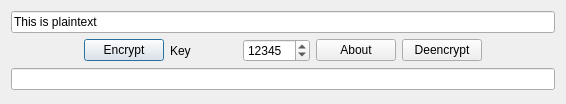
<?xml version="1.0" encoding="UTF-8"?>
<ui version="4.0">
 <class>QtToolEncrangerMainDialog</class>
 <widget class="QDialog" name="QtToolEncrangerMainDialog">
  <property name="geometry">
   <rect>
    <x>0</x>
    <y>0</y>
    <width>566</width>
    <height>104</height>
   </rect>
  </property>
  <property name="windowTitle">
   <string>TestEncranger</string>
  </property>
  <property name="windowIcon">
   <iconset>
    <normaloff>:/images/R.png</normaloff>:/images/R.png</iconset>
  </property>
  <layout class="QGridLayout" name="gridLayout">
   <item row="1" column="3">
    <widget class="QSpinBox" name="box_key">
     <property name="maximum">
      <number>999999999</number>
     </property>
     <property name="value">
      <number>12345</number>
     </property>
    </widget>
   </item>
   <item row="0" column="0" colspan="7">
    <widget class="QLineEdit" name="edit_plaintext">
     <property name="text">
      <string>This is plaintext</string>
     </property>
    </widget>
   </item>
   <item row="1" column="0">
    <widget class="QLabel" name="label_arrow_down">
     <property name="text">
      <string/>
     </property>
     <property name="pixmap">
      <pixmap resource="ToolEncranger.qrc">:/images/ToolEncrangerArrowDown34x34.png</pixmap>
     </property>
    </widget>
   </item>
   <item row="1" column="1">
    <widget class="QPushButton" name="button_encrypt">
     <property name="text">
      <string>Encrypt</string>
     </property>
    </widget>
   </item>
   <item row="1" column="2">
    <widget class="QLabel" name="label_key">
     <property name="text">
      <string>Key</string>
     </property>
    </widget>
   </item>
   <item row="1" column="4">
    <widget class="QPushButton" name="button_about">
     <property name="text">
      <string>About</string>
     </property>
    </widget>
   </item>
   <item row="1" column="5">
    <widget class="QPushButton" name="button_deencrypt">
     <property name="text">
      <string>Deencrypt</string>
     </property>
    </widget>
   </item>
   <item row="1" column="6">
    <widget class="QLabel" name="label_arrow_up">
     <property name="text">
      <string/>
     </property>
     <property name="pixmap">
      <pixmap resource="ToolEncranger.qrc">:/images/ToolEncrangerArrowUp34x34.png</pixmap>
     </property>
    </widget>
   </item>
   <item row="2" column="0" colspan="7">
    <widget class="QLineEdit" name="edit_encrypted_text"/>
   </item>
  </layout>
 </widget>
 <layoutdefault spacing="6" margin="11"/>
 <resources>
  <include location="ToolEncranger.qrc"/>
 </resources>
 <connections/>
</ui>
